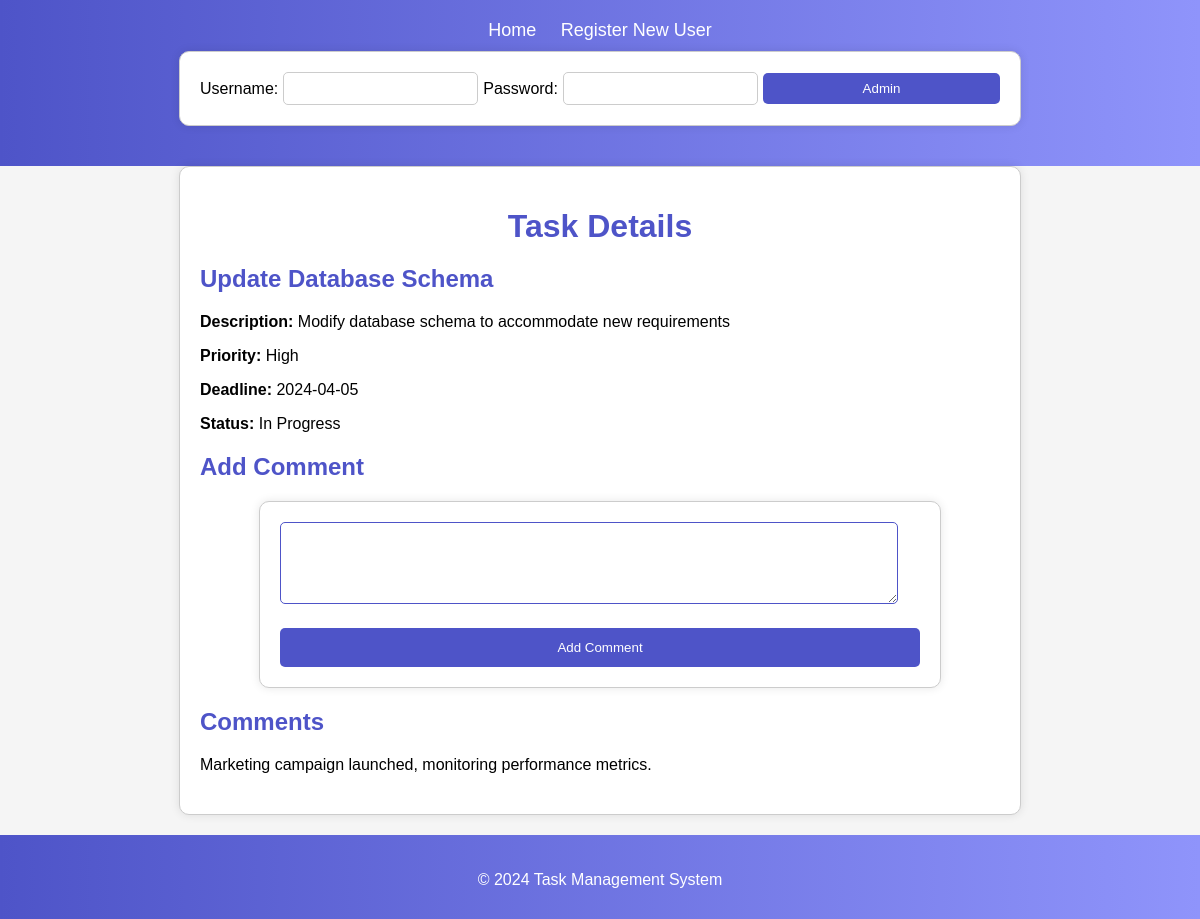
Screenshot of /task_details.php?id=1 with the database file from the repository.
### tables this page shows
CREATE TABLE Task (
    task_id INT AUTO_INCREMENT PRIMARY KEY,
    title VARCHAR(100) NOT NULL,
    description TEXT,
    priority VARCHAR(20),
    deadline DATE,
    status VARCHAR(20),
    category_id INT,
    user_id INT,
    FOREIGN KEY (category_id) REFERENCES Categories(category_id),
    FOREIGN KEY (user_id) REFERENCES User(user_id)
);

CREATE TABLE Comment (
    comment_id INT AUTO_INCREMENT PRIMARY KEY,
    task_id INT,
    user_id INT,
    comment TEXT,
    created_at TIMESTAMP DEFAULT CURRENT_TIMESTAMP,
    FOREIGN KEY (task_id) REFERENCES Task(task_id) ON DELETE CASCADE,
    FOREIGN KEY (user_id) REFERENCES User(user_id)
);

### task_details.php (the view, shortened to what this page needs)
<?php
require('connect.php');
if(isset($_GET['id'])) {
    $task_id = $_GET['id'];
    $query = "SELECT * FROM task WHERE task_id = :task_id";
    $statement = $db->prepare($query);
    $statement->bindParam(':task_id', $task_id, PDO::PARAM_INT);
    $statement->execute();
    $task = $statement->fetch(PDO::FETCH_ASSOC);
    $comment_query = "SELECT * FROM comment WHERE task_id = :task_id";
    $comment_statement = $db->prepare($comment_query);
    $comment_statement->bindParam(':task_id', $task_id, PDO::PARAM_INT);
    $comment_statement->execute();
    $comments = $comment_statement->fetchAll(PDO::FETCH_ASSOC);
} else {
    echo "Task ID not provided.";
    exit();
}
?>
<!DOCTYPE html>
<html lang="en">
<head>
    <link rel="stylesheet" href="nav_footer.css">
    <link rel="stylesheet" href="task_details.css">
</head>
<body>
    <?php include('nav.php'); ?>
    <div class="container">
        <h1>Task Details</h1>
        <h2><?= $task['title'] ?></h2>
        <p><b>Description:</b> <?= $task['description'] ?></p>
        <p><b>Priority:</b> <?= $task['priority'] ?></p>
        <p><b>Deadline:</b> <?= $task['deadline'] ?></p>
        <p><b>Status:</b> <?= $task['status'] ?></p>
        <h2>Add Comment</h2>
        <form action="" method="post">
            <textarea name="comment" rows="4" cols="50" required></textarea><br>
            <button type="submit">Add Comment</button>
        </form>
        <h2>Comments</h2>
        <?php if(count($comments) > 0): ?>
            <ul class="comments-list">
                <?php foreach($comments as $comment): ?>
                    <li>
                        <div class="comment-content">
                            <?= $comment['comment'] ?>
                        </div>
                    </li>
                <?php endforeach; ?>
            </ul>
        <?php else: ?>
            <p>No comments found for this task.</p>
        <?php endif; ?>
    </div>
    <?php include('footer.php'); ?>
</body>
</html>

### task_details.css (style rules this page uses)
body { font-family: Arial, sans-serif; margin: 0; padding: 0; background-color: #f5f5f5; }
.container { align-items: center; width: 80%; max-width: 800px; margin: 0 auto; margin-bottom: 20px; padding: 20px; background-color: #ffffff; border: 1px solid #cccccc; border-radius: 10px; box-shadow: 0 0 10px rgba(0, 0, 0, 0.1); }
h1 { text-align: center; color: #4e54c8; margin-bottom: 20px; }
h2 { color: #4e54c8; }
p { margin-bottom: 10px; }
textarea { width: calc(100% - 22px); padding: 10px; margin-bottom: 20px; border: 1px solid #4e54c8; border-radius: 5px; box-sizing: border-box; }
button[type="submit"] { width: 100%; padding: 12px; background-color: #4e54c8; color: #fff; border: none; border-radius: 5px; cursor: pointer; transition: background-color 0.3s; }
.comments-list { list-style-type: none; padding: 0; }
.comments-list li { margin-bottom: 20px; }
form { align-items: center; width: 80%; max-width: 800px; margin: 0 auto; margin-bottom: 20px; padding: 20px; background-color: #ffffff; border: 1px solid #cccccc; border-radius: 10px; box-shadow: 0 0 10px rgba(0, 0, 0, 0.1); }

### rows the page displays
task: title "Update Database Schema", description "Modify database schema to accommodate new requirements", priority "High", deadline "2024-04-05", status "In Progress"
comment: comment "Marketing campaign launched, monitoring performance metrics."
